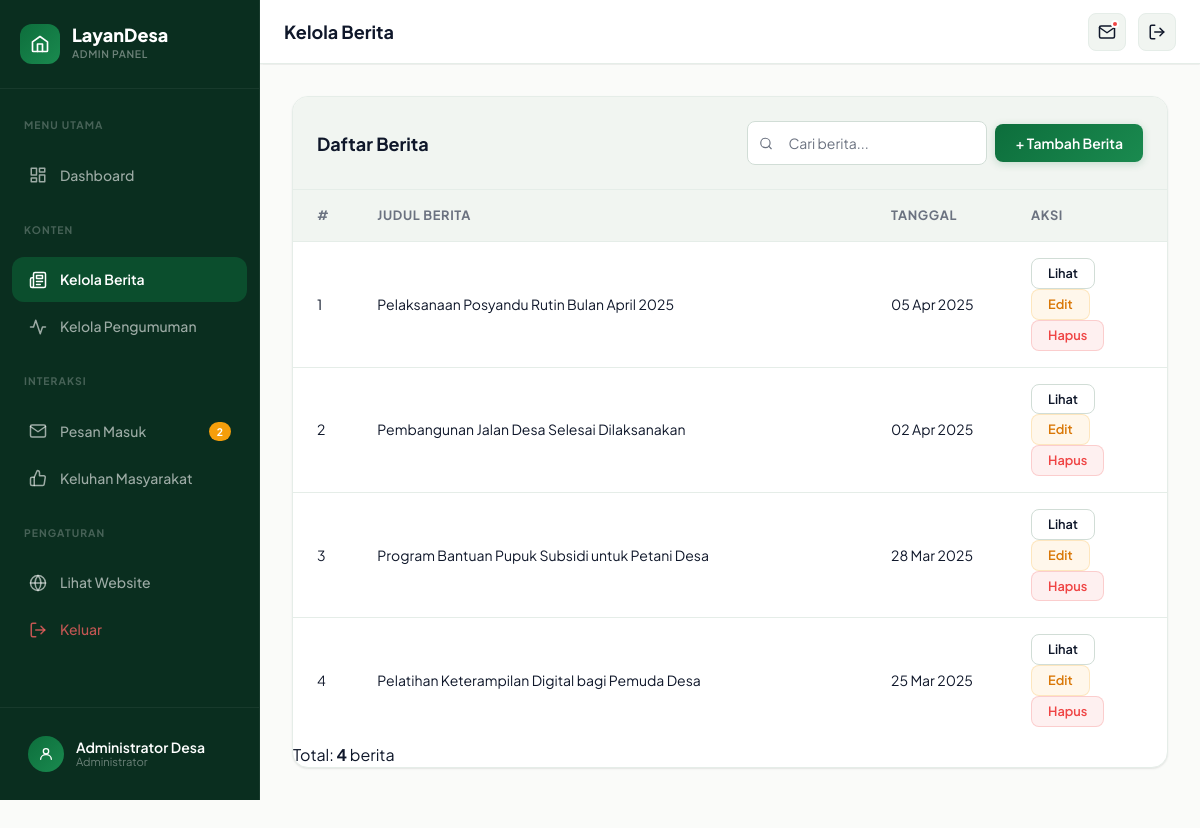
/admin/berita.php (signed in), run on the app's committed database.
### tables this page shows
CREATE TABLE IF NOT EXISTS berita (
    id INT AUTO_INCREMENT PRIMARY KEY,
    judul VARCHAR(255) NOT NULL,
    isi TEXT NOT NULL,
    gambar VARCHAR(255) DEFAULT NULL,
    tanggal DATE NOT NULL,
    created_at TIMESTAMP DEFAULT CURRENT_TIMESTAMP
);

### admin/berita.php (the view, shortened to what this page needs)
<?php
require_once 'layout.php';
$beritaList = $pdo->query("SELECT id, judul, tanggal FROM berita ORDER BY tanggal DESC")->fetchAll();
?>
<div class="table-card">
    <div class="table-card-header">
        <span class="table-card-title">Daftar Berita</span>
        <div class="table-actions">
            <div class="search-box">
                <span class="search-icon" aria-hidden="true">
                    <svg width="14" height="14" viewBox="0 0 24 24" fill="none" stroke="currentColor" stroke-width="2" stroke-linecap="round" stroke-linejoin="round"><circle cx="11" cy="11" r="8"/><line x1="21" y1="21" x2="16.65" y2="16.65"/></svg>
                </span>
                <input type="text" id="tableSearch" placeholder="Cari berita...">
            </div>
            <a href="berita-tambah.php" class="btn-admin btn-admin-primary" id="btn-tambah-berita">
                + Tambah Berita
            </a>
        </div>
    </div>
    <div class="table-responsive">
        <table class="admin-table">
            <thead>
                <tr>
                    <th class="th-num">#</th>
                    <th>Judul Berita</th>
                    <th class="th-date">Tanggal</th>
                    <th class="th-actions">Aksi</th>
                </tr>
            </thead>
            <tbody>
                <?php if (empty($beritaList)): ?>
                <tr>
                    <td colspan="4" class="td-empty">
                        Belum ada berita. <a href="berita-tambah.php">Tambah sekarang</a>
                    </td>
                </tr>
                <?php else: ?>
                <?php foreach ($beritaList as $i => $b): ?>
                <tr>
                    <td class="td-number"><?= $i + 1 ?></td>
                    <td class="td-title"><?= htmlspecialchars($b['judul']) ?></td>
                    <td class="td-date"><?= date('d M Y', strtotime($b['tanggal'])) ?></td>
                    <td>
                        <div class="td-actions">
                            <a href="../berita-detail.php?id=<?= $b['id'] ?>"
                               target="_blank"
                               class="btn-admin btn-admin-secondary btn-admin-sm"
                               id="btn-lihat-berita-<?= $b['id'] ?>"
                               title="Lihat">Lihat</a>
                            <a href="berita-edit.php?id=<?= $b['id'] ?>"
                               class="btn-admin btn-admin-warning btn-admin-sm"
                               id="btn-edit-berita-<?= $b['id'] ?>"
                               title="Edit">Edit</a>
                            <a href="berita.php?hapus=<?= $b['id'] ?>"
                               class="btn-admin btn-admin-danger btn-admin-sm"
                               id="btn-hapus-berita-<?= $b['id'] ?>"
                               title="Hapus"
                               data-confirm="Yakin ingin menghapus berita '<?= htmlspecialchars($b['judul']) ?>'?">Hapus</a>
                        </div>
                    </td>
                </tr>
                <?php endforeach; ?>
                <?php endif; ?>
            </tbody>
        </table>
    </div>
    <div class="table-footer-info">
        Total: <strong><?= count($beritaList) ?></strong> berita
    </div>
</div>
<?php require_once 'layout_end.php'; ?>

### data on the page
berita: judul "Pelaksanaan Posyandu Rutin Bulan April 2025", tanggal "05 Apr 2025"
berita: judul "Pembangunan Jalan Desa Selesai Dilaksanakan", tanggal "02 Apr 2025"
berita: judul "Program Bantuan Pupuk Subsidi untuk Petani Desa", tanggal "28 Mar 2025"
berita: judul "Pelatihan Keterampilan Digital bagi Pemuda Desa", tanggal "25 Mar 2025"

### other printed values
$unreadCount "2"
$adminName "Administrator Desa"
$pageTitle "Kelola Berita"
count($beritaList) "4"
